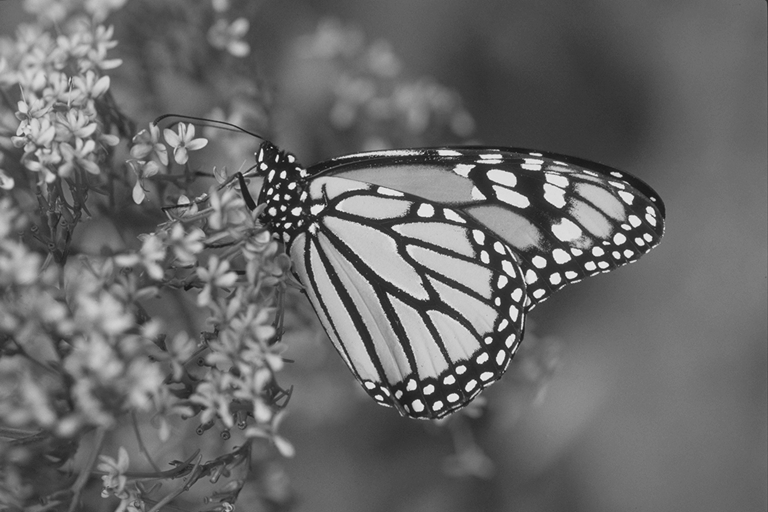
#> input picture M2 Info/PI/TP2_Traitement_Image_part1/butterfly_gray.png, 768 x 512 px; the run also reads 1 picture not shown here
$ jupyter execute --allow-errors TP2.ipynb   (shell and % lines are left out)
#> lines starting #> are read from the running program, lines starting #| are printed output that depends on the picture; long printed decimals are rounded
# Perceptions&Interactions TP2 - Traitement d'image

## Introduction

*Imports*

[cell 1]
import numpy as np
import matplotlib.pyplot as plt
import cv2

**(Rappel) Chargement d'une image avec OpenCV et affichage avec Matplotlib**

[cell 2]
img = cv2.imread("butterfly_gray.png")
#> img is the input picture: shape (512, 768, 3); min 17, max 244, mean 105.5
plt.imshow(img)
plt.show()

**Format des données d'une image**

Une image est constituée de 3 dimensions, qui sont ici respectivement la hauteur, la longueur et les trois canaux de couleur (Rouge, Vert, Bleu).

Accéder à l'attribut `shape` d'une image permet d'obtenir un tuple contenant la taille de chacune des dimensions de l'image.

[cell 3]
print("Taille de l'image :", img.shape)
#| Taille de l'image : (512, 768, 3)

(h, w, c) = img.shape
#> h = 512; w = 768; c = 3
print("Hauteur :", h)
#| Hauteur : 512
print("Largeur :", w)
#| Largeur : 768
print("Nombre de canaux de couleur :", c)
#| Nombre de canaux de couleur : 3
# ou
print("Hauteur (v2) :", img.shape[0])
#| Hauteur (v2) : 512
print("Largeur (v2) :", img.shape[1])
#| Largeur (v2) : 768
print("Nombre de canaux de couleur (v2) :", img.shape[2])
#| Nombre de canaux de couleur (v2) : 3

**Obtenir la valeur maximale d'une image**

[cell 4]
def max_value_image(img):
    val_max = 0
    for x in range(img.shape[0]):
        for y in range(img.shape[1]):
            for c in range(img.shape[2]):
                if img[x, y, c] > val_max:
                    val_max = img[x, y, c]
#> after the loop, val_max = 244
    return val_max

print("Intensité maximale de l'image :", max_value_image(img))
#| Intensité maximale de l'image : 244

ou

[cell 5]
print("Valeur maximale de l'image (numpy) :", np.max(img))
#| Valeur maximale de l'image (numpy) : 244

**Obtenir la valeur moyenne d'une image**

[cell 6]
def mean_value_image_v1(img):
    val_sum = 0
    nb_values = 0
    for x in range(img.shape[0]):
        for y in range(img.shape[1]):
            for c in range(img.shape[2]):
                val_sum += img[x, y, c]
                nb_values += 1
#> after the loop, nb_values = 1179648; val_sum = 124485351
    return val_sum / nb_values

print("Intensité moyenne de l'image (v1) :", mean_value_image_v1(img))
#| Intensité moyenne de l'image (v1) : 105.528

ou

[cell 7]
def mean_value_image_v2(img):
    val_sum = np.sum(img)
#> val_sum = 124485351
    nb_values = img.shape[0] * img.shape[1] * img.shape[2]
#> nb_values = 1179648
    return val_sum / nb_values

print("Intensité moyenne de l'image (v2) :", mean_value_image_v2(img))
#| Intensité moyenne de l'image (v2) : 105.528

ou

[cell 8]
print("Intensité moyenne de l'image (numpy) :", np.mean(img))
#| Intensité moyenne de l'image (numpy) : 105.528

**Autres fonctions numpy utiles**

`np.zeros((k1, k2, k3, ..., kN))` permet de créer un tableau à N dimensions de tailles k1, k2, k3, ..., kN rempli entièrement de 0s. Il est également possible de lui donner comme paramètre la *shape* d'un autre tableau pour copier ses dimensions.

`np.ones((k1, k2, k3, ..., kN))` fait de même, mais avec des 1 à la place des 0.

`np.arange(k)` permet de créer un tableau \[0, 1, 2, ..., k-1, k\]. De la même manière, `np.arange(a, b)` permet de créer un tableau \[a, a+1, a+2, ..., b-1, b\].

[cell 9]
example = np.zeros((10))
print("Exemple 1 :", example)
print("Shape exemple 1 :", example.shape)
example = np.zeros((2, 2, 3))
print("Shape exemple 2 :", example.shape)
example = np.zeros(img.shape)
print("Shape exemple 3 :", example.shape)
#| Shape exemple 3 : (512, 768, 3)

print()

example = np.ones((10))
print("Exemple 4 :", example)
print("Shape exemple 4 :", example.shape)

print()

example = np.arange(10)
print("Exemple 5 :", example)
example = np.arange(3, 10)
print("Exemple 6 :", example)

## À vous

### **1. Histogramme d'intensité**

Codez la fonction histogram qui calcule l'histogramme d'intensité d'une image en niveaux de gris et affichez-le. L'histogramme d'intensité d'une image peut être vu comme un tableau à une dimension dont chaque case contient le nombre de pixels à une certaine valeur d'intensité.

Après avoir codé la fonction, décommentez la dernière ligne pour afficher l'histogramme sous forme de barres. Vous pouvez trouver un exemple de résultat attendu dans `results/histogramme.png`.

[cell 10]
def histogram(img):
    hist = np.zeros(256)
    for i in img:
        for j in i:
            for c in j:
                hist[c] += 1
#> after the loop, hist = 256 values, max 18747 at index 102, min 0 at index 0, mean 4608
    return hist

hist = histogram(img)
plt.bar(np.arange(len(hist)), hist)
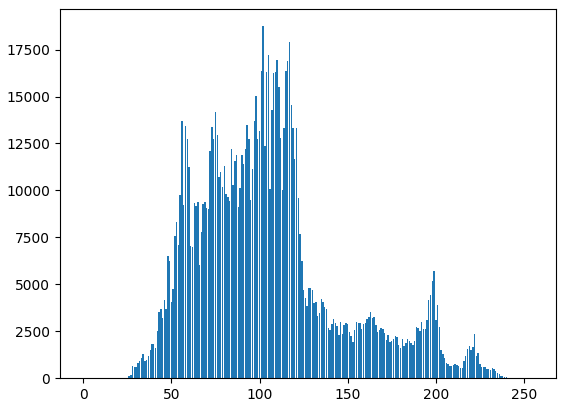
#> figure drawn by matplotlib, 1 panel; tallest bar 18747 high, from x = 101.6 to 102.4

### **2. Normalisation**

Codez la fonction normalize. Cette fonction a pour effet de réduire ou d'augmenter le contraste, respectivement en comprimant ou en étirant les valeurs d'intensité de l'image d'entrée vers les valeurs val_min et val_max. Faites attention aux types (uint8, float...), leur déclaration étant implicite en Python.

Affichez l'image après normalisation avec val_min = 100 et val_max = 125. Vous pouvez trouver un exemple de résultat attendu dans `results/butterfly_normalized.png`.

[cell 11]
def normalize(img, val_min, val_max):
#> called with val_min = 100, val_max = 125
    img2 = img
    old_min=np.min(img)
#> old_min = 17
    old_max=np.max(img)
#> old_max = 244
    for i in range (img.shape[0]):
        for j in range (img.shape[1]):
            for c in range (img.shape[2]):
                img2[i][j][c] = (img[i][j][c] - old_min)*((val_max - val_min)/(old_max - old_min)) + val_min
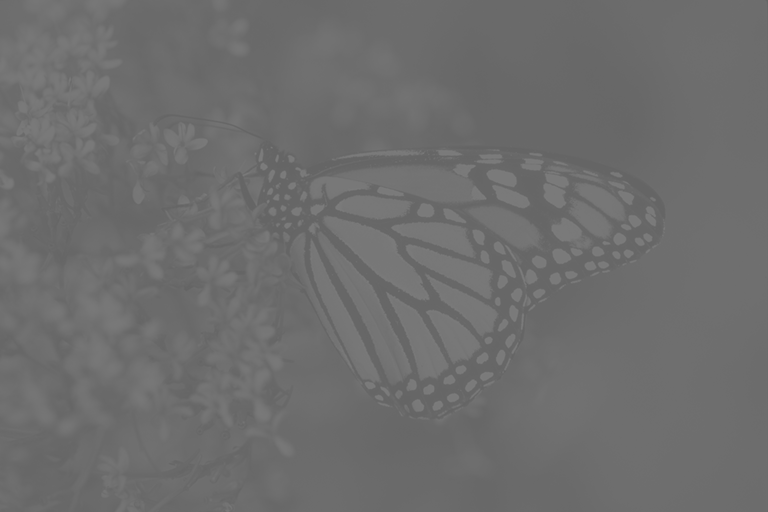
#> img2: shape (512, 768, 3); min 100, max 125, mean 109.3

    return img2

img_normalized = normalize(img, 100, 125)
plt.imshow(img_normalized)

#### **Relation entre histogramme et normalisation**

Affichez à nouveau l'histogramme, cette fois-ci sur l'image normalisée, et constatez les changements. Vous pouvez essayer de modifier les val_min et val_max de la fonction normalize puis d'afficher à nouveau l'histogramme. Qu'en concluez-vous ?

[cell 12]
val_min = 100
val_max = 125

img_normalized = normalize(img, val_min, val_max)
hist = histogram(img_normalized)
#> hist = 256 values, max 134370 at index 110, min 0 at index 0, mean 4608
plt.bar(np.arange(len(hist)), hist)
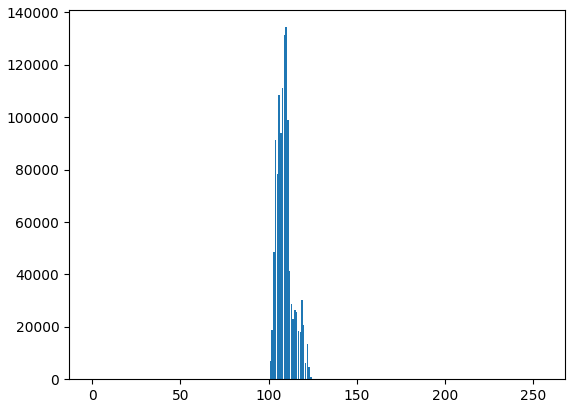
#> figure drawn by matplotlib, 1 panel; tallest bar 134370 high, from x = 109.6 to 110.4

### **3. Débruitage et convolution**

Dû à un problème sur l'objectif de la caméra, l'image du papillon s'est retrouvée recouverte de bruit !

[cell 13]
img_bruitee = cv2.imread("butterfly_noise_local.png")
plt.imshow(img_bruitee)
plt.show()

Heureusement, le bruit affectant l'image semble s'annuler localement (il a une moyenne de 0), il est donc possible de s'approcher de l'image originale en prenant pour chaque pixel la moyenne de lui-même et de chacun de ses voisins.

#### 3.1 Moyenne des voisins
Écrivez une fonction `moyenne_voisins` qui crée une nouvelle image, dans laquelle chaque pixel est égal à la moyenne de ses voisins de l'image originale. Vous considérerez un voisinage de taille 1, c'est-à-dire pour un pixel (i, j) tous les pixels de i-1 à i+1 et de j-1 à j+1. Affichez ensuite cette image. Vous pouvez trouver un exemple de résultat dans `resultats/butterfly_denoised_local.png`.

Notes : Les bords des images seront ignorés. Cette fois encore, faites attention aux types (uint8, float...).

[cell 14]
def moyenne_voisins(img):
    img2 = np.zeros_like(img)
    for i in range (1, img.shape[0]-1):
       for j in range (1, img.shape[1]-1):
           for c in range (img.shape[2]):
               voisinnage = img[i-1 : i+2, j-1 : j+2, c]
               img2[i][j][c] = np.mean(voisinnage)
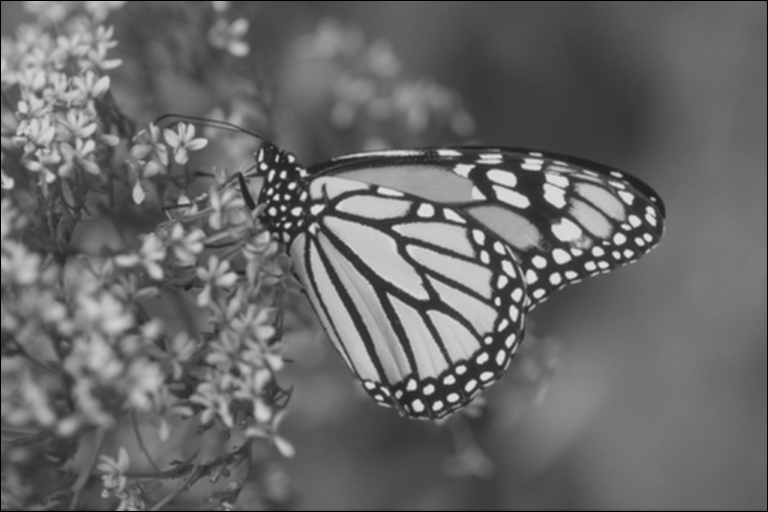
#> img2: shape (512, 768, 3); min 0, max 224, mean 104.8
    return img2


img_debruitee = moyenne_voisins(img_bruitee)
plt.imshow(img_debruitee)

Observez le résultat. Qu'en concluez-vous sur l'opération effectuée ?
Appliquez la même fonction sur l'image `butterfly_noise_white.png`. Qu'en concluez-vous ?

#### 3.2 Voisinage de taille variable
Écrivez une nouvelle fonction moyenne_voisins_hs(img, half_size) pour laquelle la taille du voisinage est donnée par `half_size`. Testez cette fonction avec un `half_size` de 1, 2, 4, 8.

[cell 15]
def moyenne_voisins(img, half_size):
#> called with half_size = 8
    img2 = np.zeros_like(img)
    for i in range (half_size, img.shape[0]-half_size):
       for j in range (half_size, img.shape[1]-half_size):
           for c in range (img.shape[2]):
               voisinnage = img[i-half_size : i+1+half_size, j-half_size : j+1+half_size, c]
               img2[i][j][c] = np.mean(voisinnage)
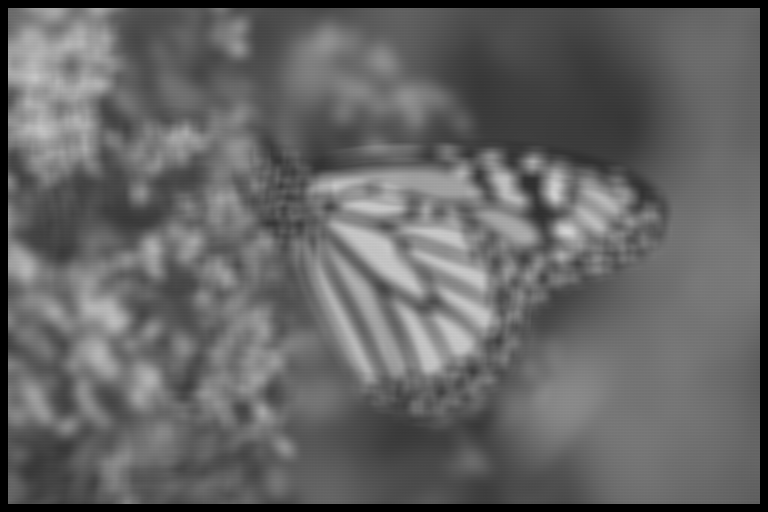
#> img2: shape (512, 768, 3); min 0, max 211, mean 100.3
    return img2


half_size = 8
img_debruitee_hs = moyenne_voisins(img_bruitee, half_size)
plt.imshow(img_debruitee_hs)
